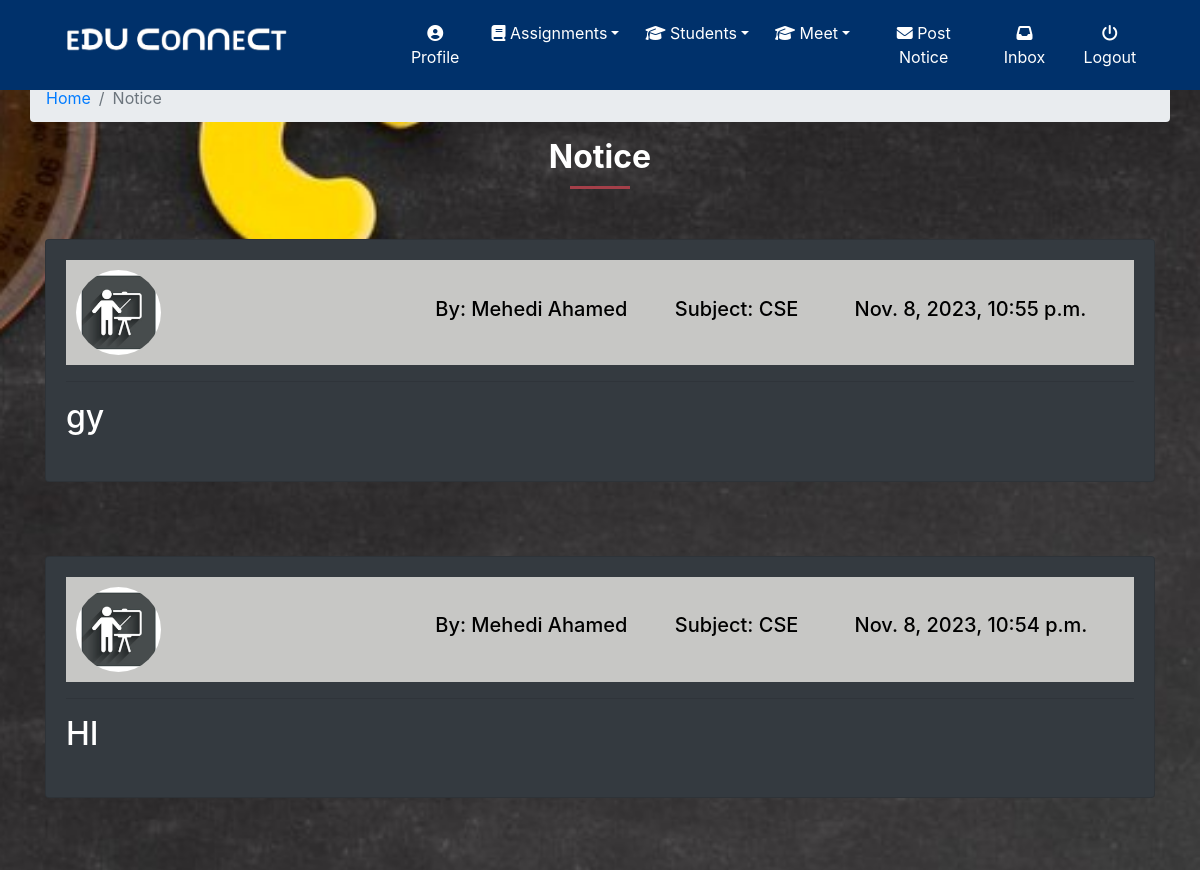
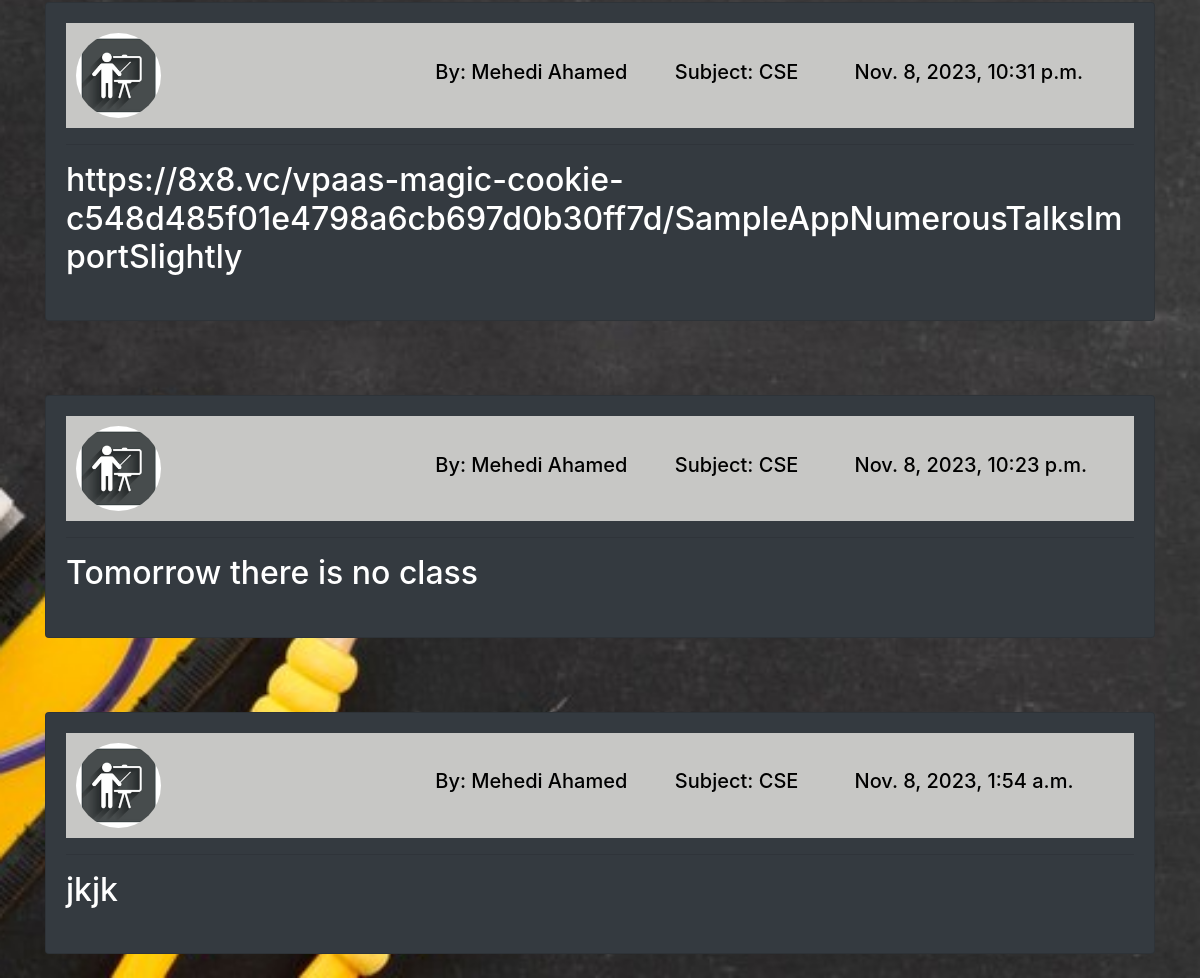
The page /classroom/student/41/class_notice (signed in) on the database its author committed (2 pictures, top to bottom).
### classroom/models.py (models this page shows, shortened)
class ClassNotice(models.Model):
    teacher = models.ForeignKey(Teacher,related_name='teacher',on_delete=models.CASCADE)
    students = models.ManyToManyField(Student,related_name='class_notice')
    created_at = models.DateTimeField(auto_now=True)
    message = models.TextField()
    message_html = models.TextField(editable=False)
    class Meta:
        ordering = ['-created_at']
        unique_together = ['teacher','message']

class Teacher(models.Model):
    user = models.OneToOneField(User,on_delete=models.CASCADE,primary_key=True,related_name='Teacher')
    name = models.CharField(max_length=250)
    subject_name = models.CharField(max_length=250)
    email = models.EmailField(max_length=254)
    phone = models.IntegerField()
    teacher_profile_pic = models.ImageField(upload_to="classroom/teacher_profile_pic",blank=True)
    class_students = models.ManyToManyField(Student,through="StudentsInClass")

### classroom/views.py (the view)
@login_required
def class_notice(request,pk):
    student = get_object_or_404(models.Student,pk=pk)
    return render(request,'classroom/class_notice_list.html',{'student':student})

### template/classroom/class_notice_list.html
{% extends 'classroom/base.html' %}
{% load static %}
{% block content %}
<div class="container ">
		<div class="row">
            <ol class="col-12 breadcrumb">
                <li class="breadcrumb-item"><a href="{% url 'home' %}">Home</a></li>
                <li class="breadcrumb-item active">Notice</li>
            </ol>
        </div>
       <div class="section-heading">
            <h2>Notice</h2>
            <div class="line-dec"></div>
          </div>
  {% if student.class_notice.count == 0 %}
  <h2 class="text-center">No Notice Yet.</h2>
  {% else %}
  {% for notice in student.class_notice.all %}
  <div class="notice">
  <div class="row">
    <div class="col-12 col-md-12">
<div class="card card-body bg-dark">
      <div class="notice-details">
        <div class="row align-items-center">
        <div class="col-2">
          {% if notice.teacher.teacher_profile_pic %}
      <img src="{{ notice.teacher.teacher_profile_pic.url }}" class="notice-img">
      {% else %}
      <img src="{% static 'images/t_profile.png' %}" class="notice-img">
      {% endif %}
        </div>
<div class="offset-2 col-8">
    <div class="row">
        <div class="col-md-4">
          <h5>By: {{ notice.teacher.name }}</h5>
        </div>
        <div class="col-md-3">
          <h5>Subject: {{ notice.teacher.subject_name }}</h5>
        </div>
        <div class="col-md-5">
          <h5>{{ notice.created_at }}</h5>
        </div>
        </div>
 </div>
 </div>
        </div>
        <hr>
        <h2 class="text-white">{{ notice.message_html|safe }}</h2>
        </div>
    </div>
  </div>
  </div>
  <br>
  {% endfor %}
  {% endif %}
</div>
{% endblock %}

### static/css/base.css (style rules this page uses)
.active { display: block; }
.notice { margin-top: 50px; }
.notice .notice-details { background: #c7c7c5; padding: 10px; color: black; }
.notice .notice-img { width:85px; height:85px; border-radius: 50%; }
.section-heading { text-align: center; }
.section-heading h2 { font-size: 32px; font-weight: 700; color: #fff; }
.section-heading .line-dec { width: 60px; height: 3px; background-color: #a43f49; margin: 10px auto; }
.bg { height: 100%; width:100%; background-attachment: fixed; background-position: center; background-repeat: no-repeat; background-size: cover; }

### rows shown on the page
ClassNotice: teacher.name "Mehedi Ahamed", teacher.subject_name "CSE", created_at "Nov. 8, 2023, 10:55 p.m.", message_html "gy"
ClassNotice: teacher.name "Mehedi Ahamed", teacher.subject_name "CSE", created_at "Nov. 8, 2023, 10:54 p.m.", message_html "HI"
ClassNotice: teacher.name "Mehedi Ahamed", teacher.subject_name "CSE", created_at "Nov. 8, 2023, 10:31 p.m.", message_html "https://8x8.vc/vpaas-magic-cookie-c548d485f01e4798a6cb697d0b30ff7d/SampleAppNumerousTalksImportSlightly"
ClassNotice: teacher.name "Mehedi Ahamed", teacher.subject_name "CSE", created_at "Nov. 8, 2023, 10:23 p.m.", message_html "Tomorrow there is no class"
ClassNotice: teacher.name "Mehedi Ahamed", teacher.subject_name "CSE", created_at "Nov. 8, 2023, 1:54 a.m.", message_html "jkjk"
